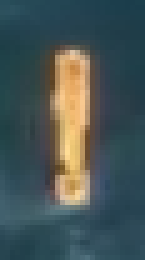
#> input picture template.png, 29 x 52 px (shown 5 times larger)
$ python main.py
#> lines starting #> are read from the running program, lines starting #| are printed output that depends on the picture
import numpy
import pyautogui
from cv2 import cv2
import time
from time import gmtime, strftime
import random
import datetime
from datetime import datetime
import time

class screen:
    weight = 1920
    height = 1080


flag = "pulled"
lure = False

template = cv2.imread("template.png", 0)
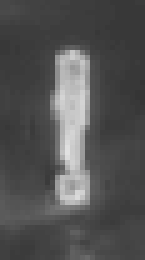
#> template: shape (52, 29) (shown 5 times larger); min 53, max 225, mean 82.8
poplavok = cv2.imread("poplavok.png", 0)
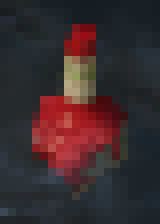
#> input picture poplavok.png, 20 x 28 px (shown 8 times larger)
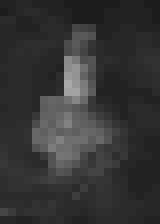
#> poplavok: shape (28, 20) (shown 8 times larger); min 28, max 169, mean 52.8

print(strftime("%H:%M:%S", gmtime()), "[Старт]")
time.sleep(5)

if(lure == True):
    LureTime = int(time.time()) + 90
    print(strftime("%H:%M:%S", gmtime()), "[Бросаю прикормку]")
    pyautogui.keyDown('d')
    time.sleep(random.uniform(0.05, 0.1))
    pyautogui.keyUp('d')
    time.sleep(random.uniform(3.5, 4.0))


while(1):
    if flag == "pulled":
        print(strftime("%H:%M:%S", gmtime()), "[Начинаю рыбачить]")
        pyautogui.keyDown('w')
        time.sleep(random.uniform(0.05, 0.1))
        pyautogui.keyUp('w')
        flag = "thrown"
        time.sleep(random.uniform(4.5, 5.5))

    image = pyautogui.screenshot(
        region=(screen.weight/2 - 100, screen.height/2 - 150, 200, 200))
#> (the run stopped early here; a loop or call above may not have finished)
